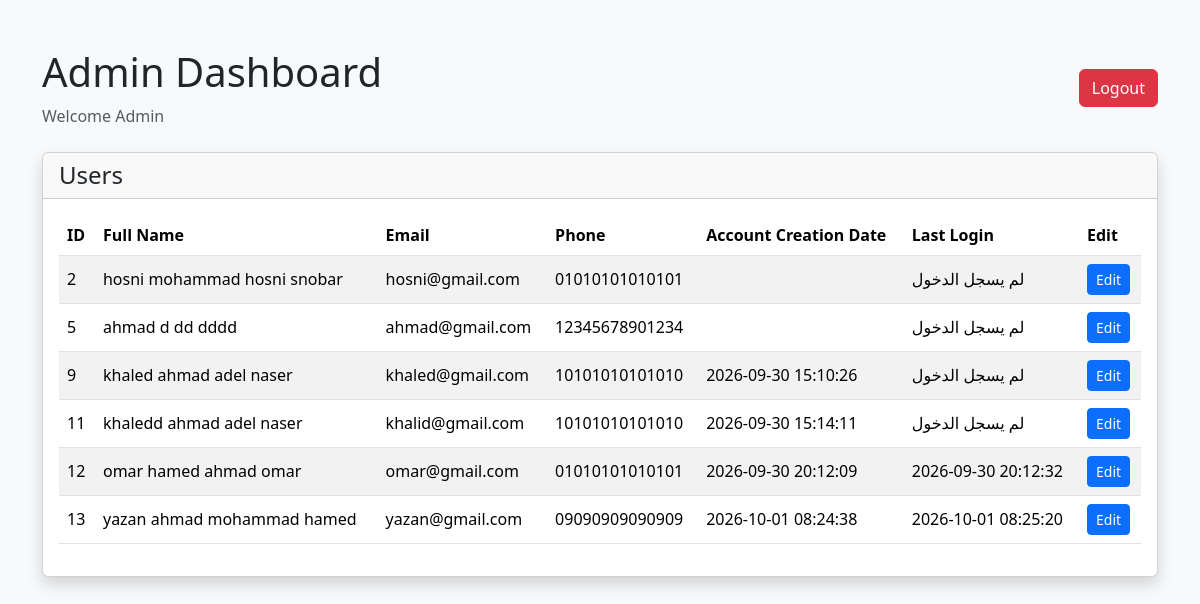
/admin.php (signed in), run on the app's committed database.
### tables this page shows
CREATE TABLE `users` (
  `id` int(11) NOT NULL,
  `f_name` varchar(50) NOT NULL,
  `s_name` varchar(50) NOT NULL,
  `th_name` varchar(50) NOT NULL,
  `l_name` varchar(50) NOT NULL,
  `email` varchar(100) NOT NULL,
  `phone` varchar(14) NOT NULL,
  `password` varchar(255) NOT NULL,
  `birth_date` date NOT NULL,
  `role` varchar(20) NOT NULL DEFAULT 'user',
  `created_at` datetime DEFAULT NULL,
  `last_login` datetime DEFAULT NULL
);

### admin.php (the view, shortened to what this page needs)
<?php
  $conn=new mysqli("localhost" , "root" , "" , "project_pro");
  $sql="SELECT * FROM users WHERE role = ? ";
  $user_rule="user";
  $stmt=$conn->prepare($sql);
  $stmt->bind_param("s" , $user_rule);
  $stmt->execute();
  $result=$stmt->get_result();
?>
<!DOCTYPE html>
<html lang="en">
<head>
    <link href="https://cdn.jsdelivr.net/npm/bootstrap@5.3.8/dist/css/bootstrap.min.css" rel="stylesheet">
</head>
<body class="bg-light">
    <div class="container mt-5">
        <div class="d-flex justify-content-between align-items-center mb-4">
            <div>
                <h1>Admin Dashboard</h1>
                <p class="text-muted mb-0">
                    Welcome <?php echo $_SESSION["user_name"]; ?>
                </p>
            </div>
            <a href="logout.php" class="btn btn-danger">Logout</a>
        </div>
        <div class="card shadow">
            <div class="card-header">
                <h4 class="mb-0">Users</h4>
            </div>
            <div class="card-body">
                <div class="table-responsive">
                    <table class="table table-striped table-hover align-middle">
                        <thead>
                            <tr>
                                <th>ID</th>
                                <th>Full Name</th>
                                <th>Email</th>
                                <th>Phone</th>
                                <th>Account Creation Date</th>
                                <th>Last Login</th>
                                <th>Edit</th>
                            </tr>
                        </thead>
                        <tbody>
                            <?php while ($user = $result->fetch_assoc()) { ?>
                            <tr>
                                <td><?php echo $user["id"]; ?></td>
                                <td>
                                    <?php
                                    echo $user["f_name"] ." ". $user["s_name"] . " ". $user["th_name"] . " ". $user["l_name"];
                                    ?>
                                </td>
                                <td><?php echo $user["email"]; ?></td>
                                <td><?php echo $user["phone"]; ?></td>
                                <td><?php echo $user["created_at"]; ?></td>
                                <td><?php echo $user["last_login"] ?? "لم يسجل الدخول"; ?></td>
                                <td>
                                    <a href="edit.php?id=<?php echo $user["id"]; ?>" class="btn btn-sm btn-primary">
                                        Edit
                                    </a>
                                </td>
                            </tr>
                            <?php } ?>
                        </tbody>
                    </table>
                </div>
            </div>
        </div>
    </div>
</body>
</html>

### data on the page
users: id "2", f_name "hosni", s_name "mohammad", th_name "hosni", l_name "snobar", email "hosni@gmail.com", phone "01010101010101", last_login "لم يسجل الدخول"
users: id "5", f_name "ahmad", s_name "d", th_name "dd", l_name "dddd", email "ahmad@gmail.com", phone "12345678901234", last_login "لم يسجل الدخول"
users: id "9", f_name "khaled", s_name "ahmad", th_name "adel", l_name "naser", email "khaled@gmail.com", phone "10101010101010", created_at "2026-09-30 15:10:26", last_login "لم يسجل الدخول"
users: id "11", f_name "khaledd", s_name "ahmad", th_name "adel", l_name "naser", email "khalid@gmail.com", phone "10101010101010", created_at "2026-09-30 15:14:11", last_login "لم يسجل الدخول"
users: id "12", f_name "omar", s_name "hamed", th_name "ahmad", l_name "omar", email "omar@gmail.com", phone "01010101010101", created_at "2026-09-30 20:12:09", last_login "2026-09-30 20:12:32"
users: id "13", f_name "yazan", s_name "ahmad", th_name "mohammad", l_name "hamed", email "yazan@gmail.com", phone "09090909090909", created_at "2026-10-01 08:24:38", last_login "2026-10-01 08:25:20"

### other printed values
$_SESSION["user_name"] "Admin"
